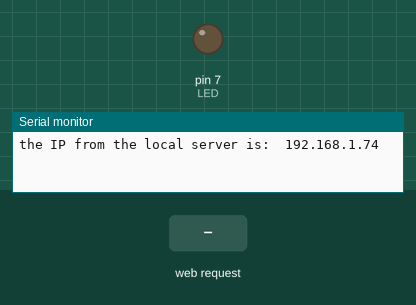
This sketch was run on a simulated Arduino Uno, built for the host (arithmetic inside an expression is 32-bit, double 64-bit). Shown: output pins drawn as LEDs (lit = HIGH), the last lines printed to the serial monitor. The test bench sets the inputs (shaded band). WiFi joins after 1.5 s; servers stay silent unless stated.

Above: at 1.2 s.
1.3 s: HTTP request GET /?LED=ON received
At 1.9 s:
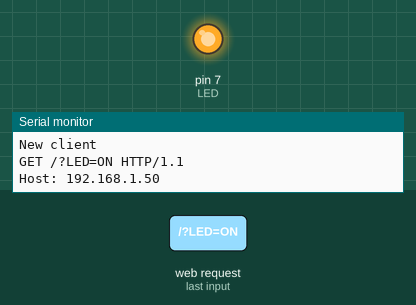
2.8 s: HTTP request GET /?LED=OFF received
At 4.3 s:
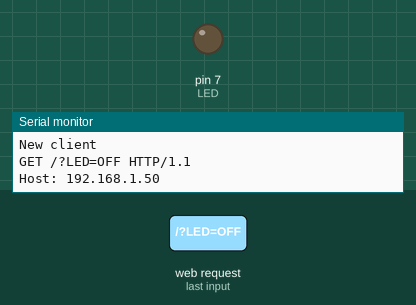
Timing chart, 0 to 5.8 s (numbered marks = the images above; inputs shaded):
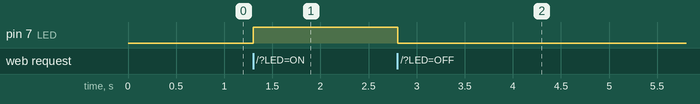

The sketch:

Ethernet_WEB_Server_LED.ino
```cpp
/*  TITLE: Control of LEDs from a WEB server.
*/
 // Libraries
  #include <SPI.h>
  #include <Ethernet.h>

// Enter a MAC address and IP address for your controller below.
// The IP address will be dependent on your local network:
  byte mac[]={0xDE,0xAD,0xBE,0xEF,0xFE,0xED};
  IPAddress ip(192,168,1,74);
  IPAddress gateway(192,168,1,1);
  IPAddress subnet(255,255,255,0);

// Initialize the Ethernet server library
// with the IP address and port 80 by default for HTTP:
  EthernetServer server(80);

  int LED = 7; // digital LED pin used
  String estate = "OFF"; // initial state of LED

  void setup() {
    Serial.begin(9600); // open serial communications

   // start the Ethernet connection and the server:
    Ethernet.begin(mac, ip, gateway, subnet);
    server.begin();
    Serial.print("the IP from the local server is:  ");
    Serial.println(Ethernet.localIP()); // it gives as the number

    pinMode(LED,OUTPUT); // LED definition
  }

  void loop()
  {
    // Creation of a Web client
    EthernetClient client = server.available();
    // listen for incoming clients
    if (client)
    {
      Serial.println();
      Serial.println("New client");
      Serial.println();
      boolean currentLineIsBlank = true;
      String chain="";
      while (client.connected())
      {
        if (client.available())
        {
          char c = client.read();
          Serial.write(c);
          chain.concat(c);
           int position=chain.indexOf("LED=");
           // output the value of the digital pin
            if(chain.substring(position)=="LED=ON"){
              digitalWrite(LED,HIGH);
              estate="ON";
            }
            if(chain.substring(position)=="LED=OFF") {
              digitalWrite(LED,LOW);
              estate="OFF";
            }
          if (c == '\n' && currentLineIsBlank) // send a standard HTTP response header
          {
              client.println("HTTP/1.1 200 OK");
              client.println("Content-Type: text/html");
              client.println();
              client.println("<html>");
              client.println("<body style='background-color: #cbced1;'>");
              client.println("<br/><br/>");
              client.println("<h1 align='center'>CONTROL YOUR LED</h1>");
              client.println("<br/><br/>");
              client.println("<div style='text-align:center;'>");
              client.println("<button onClick=location.href='./?LED=ON\' style='margin:auto;background-color: #626d78;color: snow;padding: 10px;width:85px;'>");
              client.println("ON");
              client.println("</button>");
              client.println("<button onClick=location.href='./?LED=OFF\' style='margin:auto;background-color: #626d78;color: snow;padding: 10px;width:85px;'>");
              client.println("OFF");
              client.println("</button>");
              client.println("<br/><br/>");
              client.println("<b>LED ESTATE= ");
              client.print(estate);
              client.println("</b><br/>");
              client.println("<br/><br/>");
              client.println("<h1 align='center'>FROM A WEB SERVER</h1>");
              client.println("<p></p><p></p><p></p>");
	      client.println("<div style='text-align: center;'><img src='https://www.educa2.madrid.org/web/educamadrid/principal/files/3df3efeb-7bc1-4392-8ee8-7eb01a160e8f/TOIS-based-.png?thumbnail=true' alt='logo' title='logo'></div>");
              client.println("</b></body>");
              client.println("</html>");
              break;
          }
          if (c == '\n') {
            currentLineIsBlank = true;
          }
          else if (c != '\r') {
            currentLineIsBlank = false;
          }
        }
      }
       // give the web browser time to receive the data
      delay(1);
      client.stop();// close the connection:
    }
  }
```

Measured:
- after the input at 1.3 s, pin 7 (LED): LOW → HIGH at once
- after the input at 2.8 s, pin 7 (LED): HIGH → LOW at once
